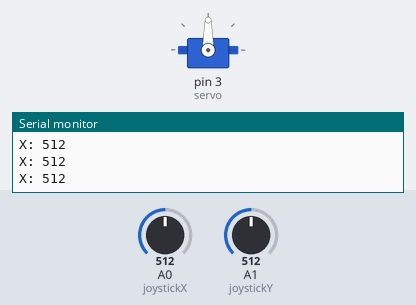
A sketch run on a simulated Arduino Uno, built with avr-gcc and run on an emulated ATmega328P. Shown: servo, the last lines printed to the serial monitor. The inputs (shaded band) are chosen by the test bench; at power-on: A0 (joystickX) = 512, A1 (joystickY) = 512.

Above: at 1.2 s.
1.3 s: A0 (joystickX) set to 593
2.8 s: A0 (joystickX) set to 616
At 3.4 s:
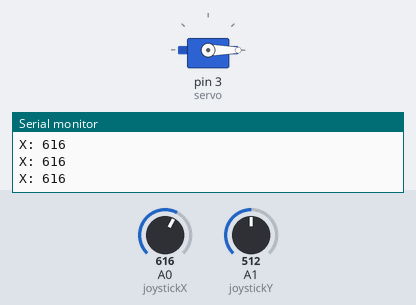
4.3 s: A0 (joystickX) set to 390
At 4.7 s:
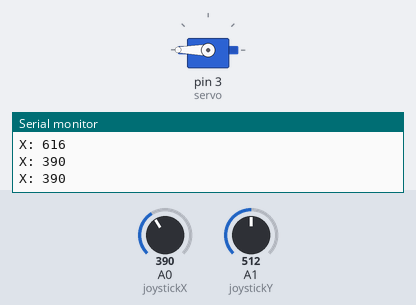
5.9 s: A0 (joystickX) set to 407
At 7.2 s:
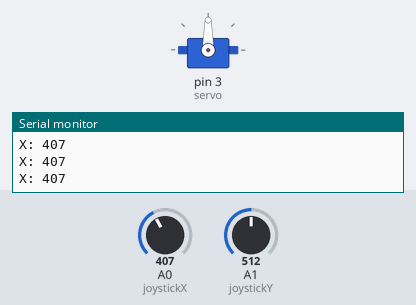
7.5 s: A0 (joystickX) set to 306
At 8.6 s:
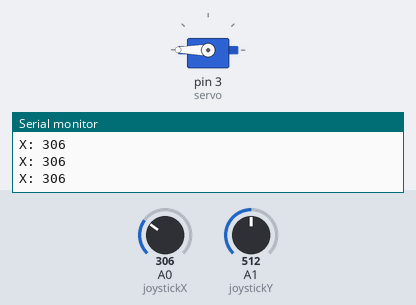
Timing chart, 0 to 10.1 s (numbered marks = the images above; inputs shaded):
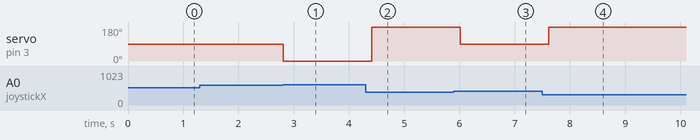

Measured:
- the behaviour switches between 600 and 601 on A0 (joystickX) (found by bisection; images 0 and 1)
- the behaviour switches between 399 and 400 on A0 (joystickX) (found by bisection; images 2 and 3)
- after the input at 2.8 s, servo on pin 3 (servo): 90° → 0° at once
- after the input at 4.3 s, servo on pin 3 (servo): 0° → 180° after 0.11 s
- after the input at 5.9 s, servo on pin 3 (servo): 180° → 90° after 0.11 s
- after the input at 7.5 s, servo on pin 3 (servo): 90° → 180° after 0.12 s

The sketch:

4.1_Actuador_lineal_teleoperado.ino
```cpp
#include <Servo.h>

#define joystickBoton 8
#define joystickX A0
#define joystickY A1

Servo servo;

void setup() {
  servo.attach(3);

  pinMode(joystickBoton,INPUT_PULLUP);
  Serial.begin(9600);
}

void loop() {
  int valorX = analogRead(joystickX);
  Serial.println("X: "+String(valorX));

  int valorY = analogRead(joystickY);


  if(valorX > 600){
    servo.write(0);
  }else if(valorX  < 400){
    servo.write(180);
  }else{
    servo.write(90);
  }
  delay(200);
}
```
